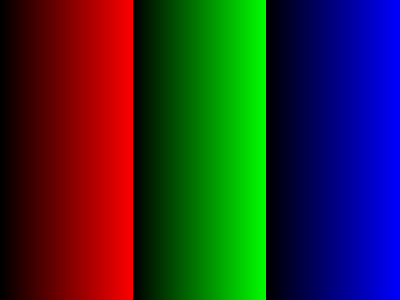
#> input picture data/gradiente_rgb.png, 400 x 300 px
$ jupyter execute espacios_color.ipynb   (older library calls are emulated)
#> lines starting #> are read from the running program, lines starting #| are printed output that depends on the picture; after the words box and inside, x2 and y2 are one past the last pixel; in counts of white or black regions, pixels touching at a corner belong together
# Entregable 2: Comparación de distintos espacios de color en imágenes digitales

Este proyecto presenta un análisis completo de diferentes espacios de color y sus aplicaciones prácticas en visión por ordenador.

Las imágenes utilizadas en los experimentos se generan automáticamente en la carpeta `data/` si no existían posteriormente:
- **Imágenes**:
  - `gradiente_rgb.png` - Gradientes de colores primarios
  - `colores_saturados.png` - Colores puros
  - `espectro_hsv.png` - Espectro completo HSV (Hue horizontal, Saturación vertical)
  - `tonos_piel.png` - Tonos de piel para detección YCrCb
  - `formas_geometricas.png` - Formas variadas para detección de bordes

## Espacios de Color a Analizar
1. **RGB**
2. **HSV**
3. **CIELAB (Lab)**
4. **YCrCb**
5. **Escala de Grises**
6. **XYZ**

[cell 1]
# Importación de librerías necesarias
import cv2
import numpy as np
import matplotlib.pyplot as plt
from matplotlib.patches import Rectangle
from PIL import Image
import os

print("Librerías importadas correctamente")

[cell 2]
# Gestión de imágenes de prueba - Creación y carga desde data/

# [175 lines left out: functions crear_imagen_gradiente_rgb, crear_imagen_colores_saturados, crear_imagen_espectro_hsv, crear_imagen_con_piel, crear_imagen_formas_geometricas, not called in this run]

def cargar_o_crear_imagenes():
    """Carga las imágenes desde data/ o las crea si no existen"""
    # Crear directorio data si no existe
    data_dir = 'data'
    if not os.path.exists(data_dir):
        os.makedirs(data_dir)
        print(f"Directorio '{data_dir}' creado")

    # Rutas de las imágenes
    rutas = {
        'gradiente': os.path.join(data_dir, 'gradiente_rgb.png'),
        'colores': os.path.join(data_dir, 'colores_saturados.png'),
        'espectro_hsv': os.path.join(data_dir, 'espectro_hsv.png'),
        'piel': os.path.join(data_dir, 'tonos_piel.png'),
        'formas': os.path.join(data_dir, 'formas_geometricas.png')
    }

    imagenes = {}

    # Cargar o crear cada imagen
    for nombre, ruta in rutas.items():
        if os.path.exists(ruta):
            imagenes[nombre] = cv2.imread(ruta)
            print(f"Cargada imagen existente: {nombre}")
        else:
            # Crear imagen sintética
            if nombre == 'gradiente':
                imagenes[nombre] = crear_imagen_gradiente_rgb()
            elif nombre == 'colores':
                imagenes[nombre] = crear_imagen_colores_saturados()
            elif nombre == 'espectro_hsv':
                imagenes[nombre] = crear_imagen_espectro_hsv()
            elif nombre == 'piel':
                imagenes[nombre] = crear_imagen_con_piel()
            elif nombre == 'formas':
                imagenes[nombre] = crear_imagen_formas_geometricas()

            # Guardar imagen
            cv2.imwrite(ruta, imagenes[nombre])
            print(f"Creada y guardada nueva imagen: {nombre}")

    return imagenes['gradiente'], imagenes['colores'], imagenes['espectro_hsv'], imagenes['piel'], imagenes['formas']

# Cargar o crear las imágenes de prueba
img_gradiente, img_colores, img_espectro_hsv, img_piel, img_formas = cargar_o_crear_imagenes()
#> img_gradiente is the input picture: shape (300, 400, 3); mean B, G, R 42.5, 41.9, 41.9
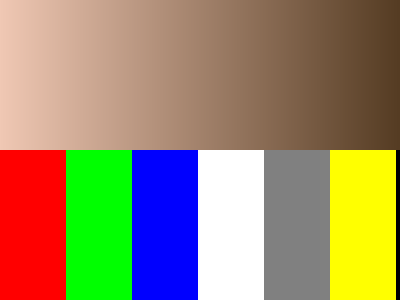
#> img_piel: shape (300, 400, 3); mean B, G, R 106.1, 138.4, 154.7
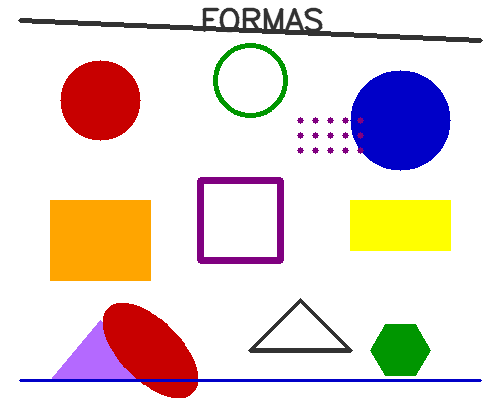
#> img_formas: shape (400, 500, 3); mean B, G, R 211.3, 214.7, 228.9

# Mostrar las imágenes cargadas/creadas
fig, axes = plt.subplots(2, 3, figsize=(25, 10))

axes[0, 0].imshow(cv2.cvtColor(img_gradiente, cv2.COLOR_BGR2RGB))
axes[0, 0].set_title('Gradientes RGB')
axes[0, 0].axis('off')

axes[0, 1].imshow(cv2.cvtColor(img_colores, cv2.COLOR_BGR2RGB))
axes[0, 1].set_title('Colores Saturados')
axes[0, 1].axis('off')

axes[0, 2].imshow(cv2.cvtColor(img_espectro_hsv, cv2.COLOR_BGR2RGB))
axes[0, 2].set_title('Espectro HSV Completo')
axes[0, 2].axis('off')

axes[1, 0].axis('off')

axes[1, 1].imshow(cv2.cvtColor(img_piel, cv2.COLOR_BGR2RGB))
axes[1, 1].set_title('Tonos de Piel')
axes[1, 1].axis('off')

axes[1, 2].imshow(cv2.cvtColor(img_formas, cv2.COLOR_BGR2RGB))
axes[1, 2].set_title('Formas Geométricas')
axes[1, 2].axis('off')

plt.tight_layout()
plt.show()

## 1. Espacio de Color RGB (Red, Green, Blue)

### Características
- Los colores se forman sumando intensidades de rojo, verde y azul
- Cada canal tiene valores de 0-255 (8 bits)

### Experimento 1: Separación y Visualización de Canales RGB

Utilizamos la imagen de **gradientes RGB** porque:
- Cada sección contiene principalmente un color primario (rojo, verde, azul)
- Los gradientes muestran cómo cambia la intensidad de cada canal de 0 a 255

Separaremos los canales R, G, B de la imagen y los visualizaremos tanto en escala de grises (para ver la contribución individual) como en color (para ver el efecto visual de cada canal).

[cell 3]
r,g,b = cv2.split(cv2.cvtColor(img_gradiente, cv2.COLOR_BGR2RGB))

# Visualizar análisis RGB - Separación de canales
fig, axes = plt.subplots(2, 4, figsize=(15, 10))

# Imagen original
axes[0,0].imshow(cv2.cvtColor(img_gradiente, cv2.COLOR_BGR2RGB))
axes[0,0].set_title('Imagen Original')
axes[0,0].axis('off')

# Canales individuales en escala de grises
axes[0,1].imshow(r, cmap='Greys')
axes[0,1].set_title('Canal Rojo')
axes[0,1].axis('off')

axes[0,2].imshow(g, cmap='Greys')
axes[0,2].set_title('Canal Verde')
axes[0,2].axis('off')

axes[0,3].imshow(b, cmap='Greys')
axes[0,3].set_title('Canal Azul')
axes[0,3].axis('off')


# Canales individuales de color
axes[1,0].imshow(r, cmap='Reds')
axes[1,0].set_title('Solo Canal Rojo')
axes[1,0].axis('off')

axes[1,1].imshow(g, cmap='Greens')
axes[1,1].set_title('Solo Canal Verde')
axes[1,1].axis('off')

axes[1,2].imshow(b, cmap='Blues')
axes[1,2].set_title('Solo Canal Azul')
axes[1,2].axis('off')

# Reorganización de colores a bgr
axes[1,3].imshow(img_gradiente)
axes[1,3].set_title('Recombinar a BGR')
axes[1,3].axis('off')

plt.suptitle('Experimento 1: Separación de Canales RGB', fontsize=16)
plt.tight_layout()
plt.show()

### Experimento 2: Análisis de Histogramas RGB

Visualizaremos los histogramas de cada canal RGB para entender la distribución estadística de los valores de color.

[cell 4]
def analizar_histogramas_rgb(imagen):
    """Calcula y analiza los histogramas de cada canal RGB"""
    b, g, r = cv2.split(cv2.cvtColor(imagen, cv2.COLOR_BGR2RGB))

    # Calcular histogramas
    hist_r = cv2.calcHist([r], [0], None, [256], [0, 256])
    hist_g = cv2.calcHist([g], [0], None, [256], [0, 256])
    hist_b = cv2.calcHist([b], [0], None, [256], [0, 256])

    return hist_r, hist_g, hist_b, r, g, b

# Calcular histogramas
hist_r, hist_g, hist_b, r, g, b = analizar_histogramas_rgb(img_gradiente)

# Visualizar histogramas RGB
fig, axes = plt.subplots(1, 3, figsize=(15, 5))

axes[0].plot(hist_r, color='red', alpha=0.7, linewidth=2)
axes[0].fill_between(range(256), hist_r.flatten(), alpha=0.3, color='red')
axes[0].set_title('Histograma Canal Rojo')
axes[0].set_xlabel('Intensidad')
axes[0].set_ylabel('Frecuencia')
axes[0].grid(True, alpha=0.3)

axes[1].plot(hist_g, color='green', alpha=0.7, linewidth=2)
axes[1].fill_between(range(256), hist_g.flatten(), alpha=0.3, color='green')
axes[1].set_title('Histograma Canal Verde')
axes[1].set_xlabel('Intensidad')
axes[1].set_ylabel('Frecuencia')
axes[1].grid(True, alpha=0.3)

axes[2].plot(hist_b, color='blue', alpha=0.7, linewidth=2)
axes[2].fill_between(range(256), hist_b.flatten(), alpha=0.3, color='blue')
axes[2].set_title('Histograma Canal Azul')
axes[2].set_xlabel('Intensidad')
axes[2].set_ylabel('Frecuencia')
axes[2].grid(True, alpha=0.3)

plt.suptitle('Experimento 2: Análisis de Histogramas RGB', fontsize=16)
plt.tight_layout()
plt.show()

## 2. Espacio de Color HSV (Hue, Saturation, Value)

### Características
- **H (Hue/Matiz)**: Tipo de color, rango 0-179° en OpenCV
- **S (Saturation/Saturación)**: Pureza del color, rango 0-255
- **V (Value/Valor)**: Brillo/luminosidad, rango 0-255
- **Separación**: Separa información de color (H,S) de luminosidad (V)

HSV separa la información cromática (H, S) de la luminosidad (V), lo que lo hace superior a RGB para:
- Segmentación robusta por color bajo diferentes condiciones de iluminación
- Detección de objetos basada en color
- Aplicaciones donde el color es más importante que el brillo

Utilizamos dos imágenes para los experimentos:

1. **Colores saturados**:
   - Podemos segmentar los colores facilmente definiuendo rangos por Hue
   - Permite ver claramente el canal de saturación en su máximo valor
   - Al tener brillo uniforme, se puede aislar el efecto de H y S

2. **Espectro HSV completo**: Muestra todo el espacio HSV.

### Experimento 1: Separación de canales.

[cell 5]
def analizar_hsv(imagen):
    """Convierte imagen a HSV y analiza sus canales"""
    # Convertir de BGR a HSV
    hsv = cv2.cvtColor(imagen, cv2.COLOR_BGR2HSV)

    # Separar canales
    h, s, v = cv2.split(hsv)

    return hsv, h, s, v

def visualizar_hue_correctamente(canal_h):
    altura, ancho = canal_h.shape
    hsv_visual = np.zeros((altura, ancho, 3), dtype=np.uint8)
    hsv_visual[:,:,0] = canal_h  # Hue original (0-179)
    hsv_visual[:,:,1] = 255      # Saturación máxima
    hsv_visual[:,:,2] = 255      # Valor máximo

    # Convertir de HSV a RGB para visualización
    rgb_visual = cv2.cvtColor(hsv_visual, cv2.COLOR_HSV2RGB)

    return rgb_visual

# Análisis con imagen de colores saturados y espectro HSV
hsv_saturados, h_sat, s_sat, v_sat = analizar_hsv(img_colores)
#> in analizar_hsv, `h, s, v = cv2.split(hsv)`:
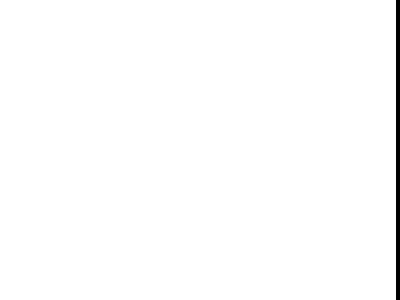
#> s: shape (300, 400); 99% white; 1 black region, box (x1, y1, x2, y2) and area: (396, 0, 400, 300) 1200
hsv_espectro, h_esp, s_esp, v_esp = analizar_hsv(img_espectro_hsv)
#> in analizar_hsv (call 2), `h, s, v = cv2.split(hsv)`:
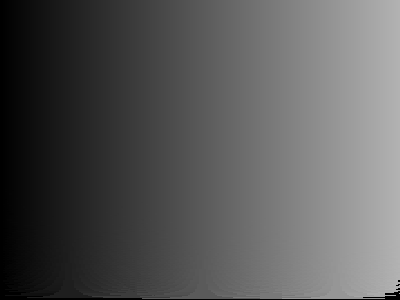
#> h: shape (300, 400); min 0, max 179, mean 88.3
#> in analizar_hsv (call 2), `h, s, v = cv2.split(hsv)`:
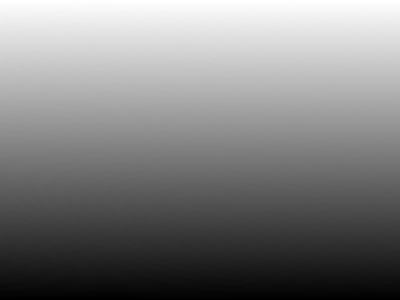
#> s: shape (300, 400); min 0, max 255, mean 127.4
#> in analizar_hsv (call 2), `h, s, v = cv2.split(hsv)`:
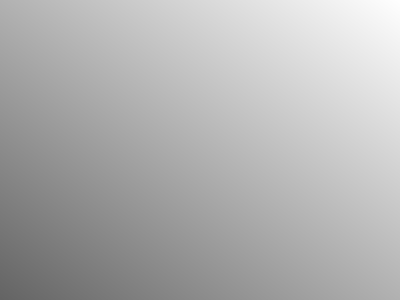
#> v: shape (300, 400); min 100, max 254, mean 177

# Visualizar análisis HSV
fig, axes = plt.subplots(2, 4, figsize=(16, 8))

# Imagen de colores saturados
axes[0,0].imshow(cv2.cvtColor(img_colores, cv2.COLOR_BGR2RGB))
axes[0,0].set_title('Original - Colores Saturados')
axes[0,0].axis('off')

# Canales HSV - Colores saturados
axes[0,1].imshow(visualizar_hue_correctamente(h_sat))
axes[0,1].set_title('Hue (Matiz)')
axes[0,1].axis('off')

axes[0,2].imshow(s_sat, cmap='gray')
axes[0,2].set_title('Saturation')
axes[0,2].axis('off')

axes[0,3].imshow(v_sat, cmap='gray')
axes[0,3].set_title('Value ')
axes[0,3].axis('off')

# Espectro HSV completo
axes[1,0].imshow(cv2.cvtColor(img_espectro_hsv, cv2.COLOR_BGR2RGB))
axes[1,0].set_title('Original - Espectro HSV')
axes[1,0].axis('off')

axes[1,1].imshow(visualizar_hue_correctamente(h_esp))
#> in visualizar_hue_correctamente (call 2), `hsv_visual[:,:,2] = 255`:
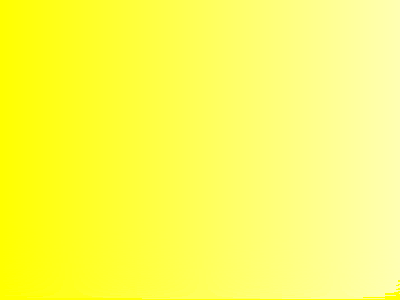
#> hsv_visual: shape (300, 400, 3); mean of channels 0, 1, 2 88.3, 255, 255; drawn as B, G, R
#> in visualizar_hue_correctamente (call 2), `rgb_visual = cv2.cvtColor(hsv_visual, cv2.COLOR_HSV2RGB)`:
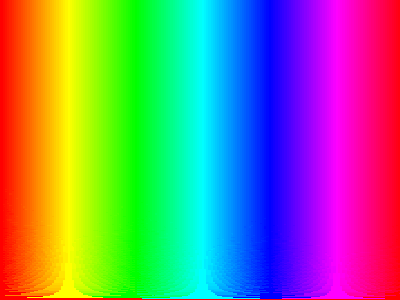
#> rgb_visual: shape (300, 400, 3); mean R, G, B 127.1, 127.4, 127.7
axes[1,1].set_title('Hue (Todo el Espectro)')
axes[1,1].axis('off')

axes[1,2].imshow(s_esp, cmap='gray')
axes[1,2].set_title('Saturation ')
axes[1,2].axis('off')

axes[1,3].imshow(v_esp, cmap='gray')
axes[1,3].set_title('Value')
axes[1,3].axis('off')

plt.tight_layout()
plt.show()
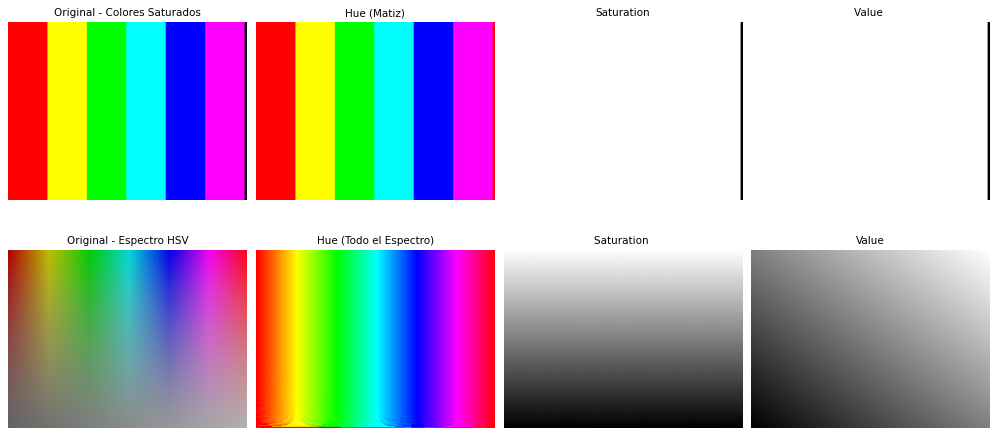
#> figure drawn by matplotlib, 8 panels

### Experimento 2: Segmentación de colores

[cell 6]
def segmentar_color_hsv(imagen, color_name, h_range, s_min=50, v_min=50):
    """Segmenta un color específico usando rangos HSV"""
    hsv = cv2.cvtColor(imagen, cv2.COLOR_RGB2HSV)

    # Crear máscara
    if len(h_range) == 2 and h_range[0] < h_range[1]:
        # Rango normal
        lower = np.array([h_range[0], s_min, v_min])
        upper = np.array([h_range[1], 255, 255])
        mask = cv2.inRange(hsv, lower, upper)
    else:
        # Rango que cruza 0° h_range[0] > h_range[1]
        # Crear dos máscaras: una para [0, h_range[1]] y otra para [h_range[0], 179]
        lower1 = np.array([0, s_min, v_min])
        upper1 = np.array([h_range[1], 255, 255])
        lower2 = np.array([h_range[0], s_min, v_min])
        upper2 = np.array([179, 255, 255])

        mask1 = cv2.inRange(hsv, lower1, upper1)
        mask2 = cv2.inRange(hsv, lower2, upper2)
        mask = cv2.bitwise_or(mask1, mask2)

    # Aplicar máscara
    resultado = cv2.bitwise_and(imagen, imagen, mask=mask)

    return mask, resultado

# Segmentar diferentes colores
mask_rojo, seg_rojo = segmentar_color_hsv(img_colores, "Rojo", [170, 10])
mask_verde, seg_verde = segmentar_color_hsv(img_colores, "Verde", [40, 80])
#> call 2 of segmentar_color_hsv, with color_name = 'Verde', s_min = 50, v_min = 50
#> in segmentar_color_hsv (call 2), `resultado = cv2.bitwise_and(imagen, imagen, mask=mask)`:
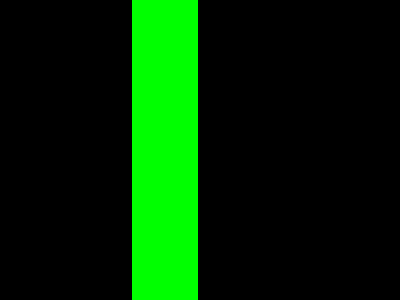
#> resultado: shape (300, 400, 3); mean B, G, R 0, 42.1, 0
mask_azul, seg_azul = segmentar_color_hsv(img_colores, "Azul", [100, 130])
#> (the rest of the program and of its run is left out)
